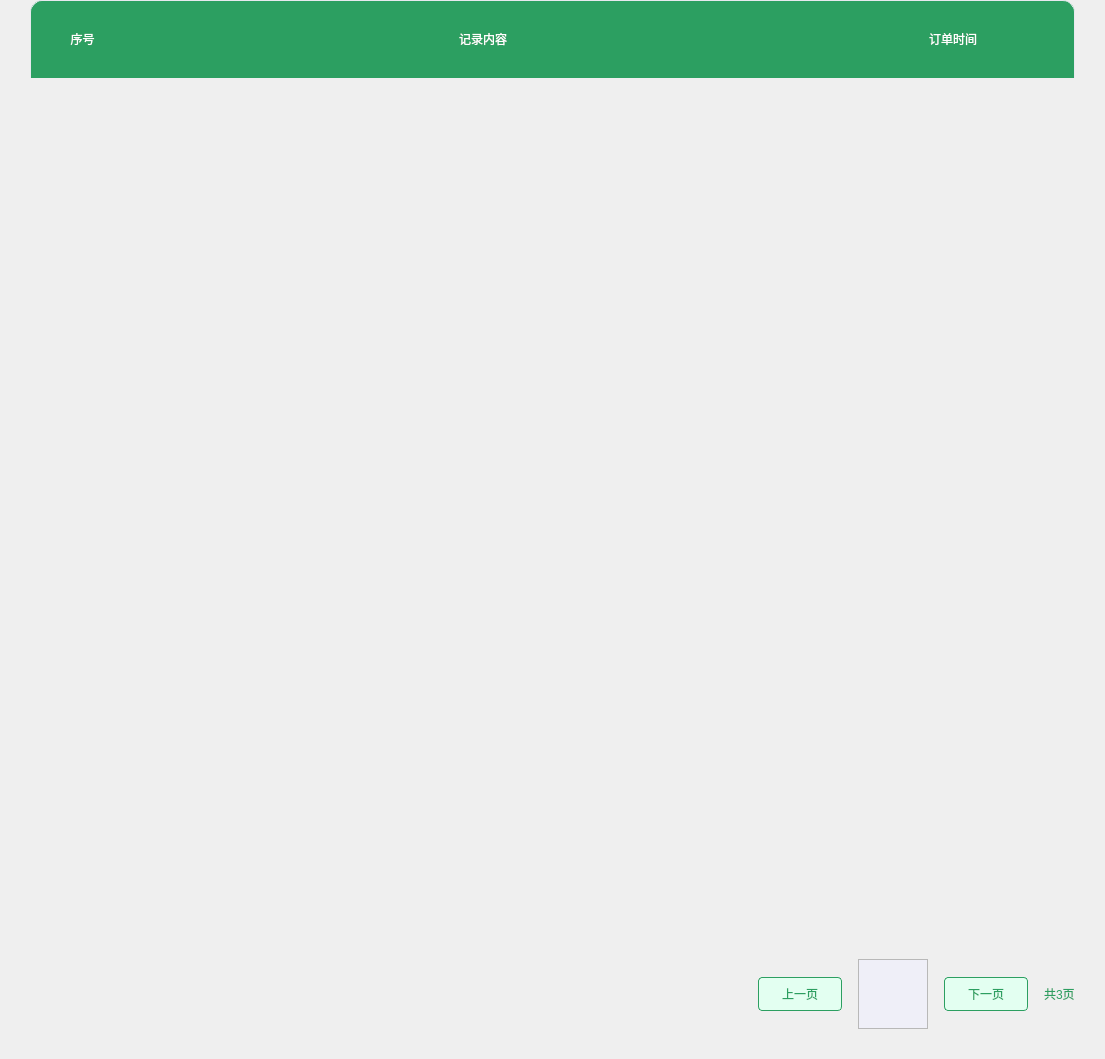
                   <widget class="QWidget" name="location_message">
                    <layout class="QHBoxLayout" name="horizontalLayout_77">
                     <property name="spacing">
                      <number>0</number>
                     </property>
                     <property name="leftMargin">
                      <number>30</number>
                     </property>
                     <property name="topMargin">
                      <number>0</number>
                     </property>
                     <property name="rightMargin">
                      <number>30</number>
                     </property>
                     <property name="bottomMargin">
                      <number>30</number>
                     </property>
                     <item>
                      <widget class="QWidget" name="widget_80" native="true">
                       <layout class="QHBoxLayout" name="horizontalLayout_86">
                        <property name="spacing">
                         <number>0</number>
                        </property>
                        <property name="leftMargin">
                         <number>0</number>
                        </property>
                        <property name="topMargin">
                         <number>0</number>
                        </property>
                        <property name="rightMargin">
                         <number>0</number>
                        </property>
                        <property name="bottomMargin">
                         <number>0</number>
                        </property>
                        <item>
                         <widget class="QWidget" name="widget_85" native="true">
                          <layout class="QVBoxLayout" name="verticalLayout_37">
                           <property name="spacing">
                            <number>0</number>
                           </property>
                           <property name="leftMargin">
                            <number>0</number>
                           </property>
                           <property name="topMargin">
                            <number>0</number>
                           </property>
                           <property name="rightMargin">
                            <number>0</number>
                           </property>
                           <property name="bottomMargin">
                            <number>0</number>
                           </property>
                           <item>
                            <widget class="QWidget" name="widget_86" native="true">
                             <property name="minimumSize">
                              <size>
                               <width>0</width>
                               <height>78</height>
                              </size>
                             </property>
                             <property name="maximumSize">
                              <size>
                               <width>16777215</width>
                               <height>78</height>
                              </size>
                             </property>
                             <property name="styleSheet">
                              <string notr="true">QWidget#widget_86{
	background-color:rgba(44, 159, 97, 1);
	border-top-left-radius:12px;
	border-top-right-radius:12px;
	border-top: 1px solid rgba(232, 233, 239, 1);
	border-left: 1px solid rgba(232, 233, 239, 1);
	border-right: 1px solid rgba(232, 233, 239, 1);
}</string>
                             </property>
                             <layout class="QHBoxLayout" name="horizontalLayout_82" stretch="3,20,7">
                              <property name="spacing">
                               <number>0</number>
                              </property>
                              <property name="leftMargin">
                               <number>0</number>
                              </property>
                              <property name="topMargin">
                               <number>0</number>
                              </property>
                              <property name="rightMargin">
                               <number>0</number>
                              </property>
                              <property name="bottomMargin">
                               <number>0</number>
                              </property>
                              <item>
                               <widget class="QLabel" name="label_36">
                                <property name="styleSheet">
                                 <string notr="true">color:white;</string>
                                </property>
                                <property name="text">
                                 <string>序号</string>
                                </property>
                                <property name="alignment">
                                 <set>Qt::AlignCenter</set>
                                </property>
                               </widget>
                              </item>
                              <item>
                               <widget class="QLabel" name="label_38">
                                <property name="styleSheet">
                                 <string notr="true">color:white;</string>
                                </property>
                                <property name="text">
                                 <string>记录内容</string>
                                </property>
                                <property name="alignment">
                                 <set>Qt::AlignCenter</set>
                                </property>
                               </widget>
                              </item>
                              <item>
                               <widget class="QLabel" name="label_39">
                                <property name="styleSheet">
                                 <string notr="true">color:white;</string>
                                </property>
                                <property name="text">
                                 <string>订单时间</string>
                                </property>
                                <property name="alignment">
                                 <set>Qt::AlignCenter</set>
                                </property>
                               </widget>
                              </item>
                             </layout>
                            </widget>
                           </item>
                           <item>
                            <widget class="QWidget" name="widget_87" native="true">
                             <property name="minimumSize">
                              <size>
                               <width>0</width>
                               <height>881</height>
                              </size>
                             </property>
                             <property name="maximumSize">
                              <size>
                               <width>16777215</width>
                               <height>881</height>
                              </size>
                             </property>
                             <property name="styleSheet">
                              <string notr="true">QWidget#widget_82{
	border-bottom-left-radius:12px;
	border-bottom-right-radius:12px;
	border-bottom: 1px solid rgba(232, 233, 239, 1);
	border-left: 1px solid rgba(232, 233, 239, 1);
	border-right: 1px solid rgba(232, 233, 239, 1);
}</string>
                             </property>
                             <layout class="QVBoxLayout" name="verticalLayout_38">
                              <property name="spacing">
                               <number>0</number>
                              </property>
                              <property name="leftMargin">
                               <number>0</number>
                              </property>
                              <property name="topMargin">
                               <number>0</number>
                              </property>
                              <property name="rightMargin">
                               <number>0</number>
                              </property>
                              <property name="bottomMargin">
                               <number>0</number>
                              </property>
                              <item>
                               <widget class="QWidget" name="message_content" native="true"/>
                              </item>
                              <item>
                               <spacer name="verticalSpacer_14">
                                <property name="orientation">
                                 <enum>Qt::Vertical</enum>
                                </property>
                                <property name="sizeHint" stdset="0">
                                 <size>
                                  <width>20</width>
                                  <height>868</height>
                                 </size>
                                </property>
                               </spacer>
                              </item>
                             </layout>
                            </widget>
                           </item>
                           <item>
                            <widget class="QWidget" name="widget_88" native="true">
                             <layout class="QHBoxLayout" name="horizontalLayout_83">
                              <property name="spacing">
                               <number>16</number>
                              </property>
                              <property name="leftMargin">
                               <number>0</number>
                              </property>
                              <property name="topMargin">
                               <number>0</number>
                              </property>
                              <property name="rightMargin">
                               <number>0</number>
                              </property>
                              <property name="bottomMargin">
                               <number>0</number>
                              </property>
                              <item>
                               <spacer name="horizontalSpacer_6">
                                <property name="orientation">
                                 <enum>Qt::Horizontal</enum>
                                </property>
                                <property name="sizeHint" stdset="0">
                                 <size>
                                  <width>728</width>
                                  <height>20</height>
                                 </size>
                                </property>
                               </spacer>
                              </item>
                              <item>
                               <widget class="QPushButton" name="btn_message_last_page">
                                <property name="minimumSize">
                                 <size>
                                  <width>84</width>
                                  <height>34</height>
                                 </size>
                                </property>
                                <property name="maximumSize">
                                 <size>
                                  <width>84</width>
                                  <height>34</height>
                                 </size>
                                </property>
                                <property name="styleSheet">
                                 <string notr="true">QPushButton#btn_message_last_page{
	background-color:rgba(227, 255, 241, 1);
	color:rgba(44, 159, 97, 1);
	border: 1px solid rgba(44, 159, 97, 1);
	border-radius:4px;
}
QPushButton#btn_message_last_page:hover{
	background-color:rgba(227, 255, 241, 0.5);
	color:rgba(44, 159, 97, 1);
	border: 1px solid rgba(44, 159, 97, 0.5);
	border-radius:4px;
}
QPushButton#btn_message_last_page:pressed{
	padding-left:5px;
	padding-top:5px;
	background-color:rgba(227, 255, 241, 0.5);
	border: 1px solid rgba(44, 159, 97, 0.5);
	color:rgba(44, 159, 97, 1);
	border-radius:4px;
}
</string>
                                </property>
                                <property name="text">
                                 <string>上一页</string>
                                </property>
                               </widget>
                              </item>
                              <item>
                               <widget class="QWidget" name="widget_89" native="true">
                                <property name="enabled">
                                 <bool>false</bool>
                                </property>
                                <layout class="QHBoxLayout" name="horizontalLayout_84">
                                 <property name="spacing">
                                  <number>0</number>
                                 </property>
                                 <property name="leftMargin">
                                  <number>0</number>
                                 </property>
                                 <property name="topMargin">
                                  <number>0</number>
                                 </property>
                                 <property name="rightMargin">
                                  <number>0</number>
                                 </property>
                                 <property name="bottomMargin">
                                  <number>0</number>
                                 </property>
                                 <item>
                                  <widget class="QScrollArea" name="scrollArea_6">
                                   <property name="minimumSize">
                                    <size>
                                     <width>40</width>
                                     <height>0</height>
                                    </size>
                                   </property>
                                   <property name="frameShadow">
                                    <enum>QFrame::Raised</enum>
                                   </property>
                                   <property name="widgetResizable">
                                    <bool>true</bool>
                                   </property>
                                   <widget class="QWidget" name="setting_local_message_page">
                                    <property name="geometry">
                                     <rect>
                                      <x>0</x>
                                      <y>0</y>
                                      <width>668</width>
                                      <height>69</height>
                                     </rect>
                                    </property>
                                    <property name="styleSheet">
                                     <string notr="true">QWidget#setting_local_message_page{
	background-color:rgba(239, 239, 248, 1);
}</string>
                                    </property>
                                   </widget>
                                  </widget>
                                 </item>
                                </layout>
                               </widget>
                              </item>
                              <item>
                               <widget class="QPushButton" name="btn_message_next_page">
                                <property name="minimumSize">
                                 <size>
                                  <width>84</width>
                                  <height>34</height>
                                 </size>
                                </property>
                                <property name="maximumSize">
                                 <size>
                                  <width>84</width>
                                  <height>34</height>
                                 </size>
                                </property>
                                <property name="styleSheet">
                                 <string notr="true">QPushButton#btn_message_next_page{
	background-color:rgba(227, 255, 241, 1);
	color:rgba(44, 159, 97, 1);
	border: 1px solid rgba(44, 159, 97, 1);
	border-radius:4px;
}
QPushButton#btn_message_next_page:hover{
	background-color:rgba(227, 255, 241, 0.5);
	color:rgba(44, 159, 97, 1);
	border: 1px solid rgba(44, 159, 97, 0.5);
	border-radius:4px;
}
QPushButton#btn_message_next_page:pressed{
	padding-left:5px;
	padding-top:5px;
	background-color:rgba(227, 255, 241, 0.5);
	border: 1px solid rgba(44, 159, 97, 0.5);
	color:rgba(44, 159, 97, 1);
	border-radius:4px;
}</string>
                                </property>
                                <property name="text">
                                 <string>下一页</string>
                                </property>
                               </widget>
                              </item>
                              <item>
                               <widget class="QLabel" name="message_number_page">
                                <property name="styleSheet">
                                 <string notr="true">	color:rgba(44, 159, 97, 1);</string>
                                </property>
                                <property name="text">
                                 <string>共3页</string>
                                </property>
                               </widget>
                              </item>
                             </layout>
                            </widget>
                           </item>
                          </layout>
                         </widget>
                        </item>
                       </layout>
                      </widget>
                     </item>
                    </layout>
                   </widget>
